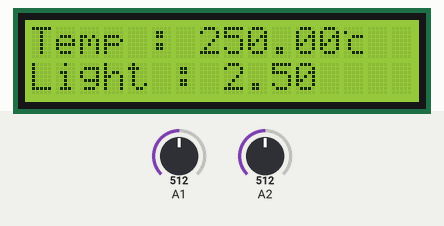
A sketch run on a simulated Arduino Mega 2560, built with avr-gcc and run on an emulated ATmega2560. Shown: 16×2 character LCD. The test bench sets the inputs (shaded band); at power-on: A1 = 512, A2 = 512. What the sketch prints to the serial monitor is not drawn.

Above: at 1.2 s.
1.3 s: A1 set to 716
At 2.8 s:
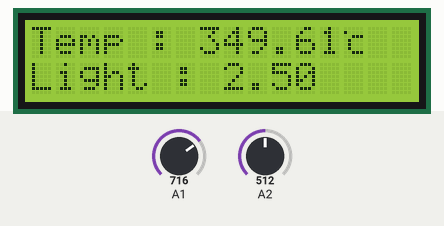
3.5 s: A2 set to 716
At 4.9 s:
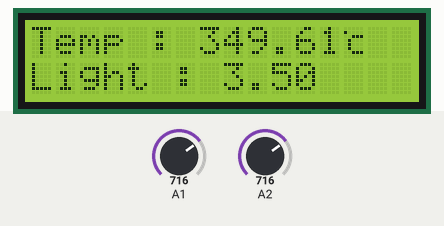
5.6 s: A1 set to 900
At 6.9 s:
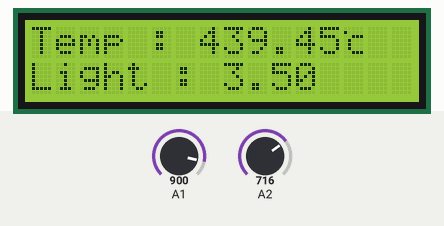
7.6 s: A2 set to 900
At 9.0 s:
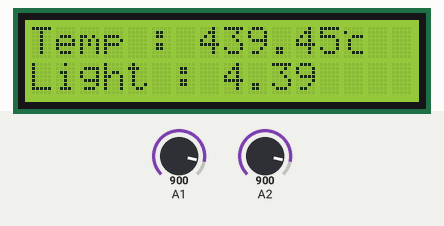
9.6 s: A1 set to 1023
At 11.1 s:
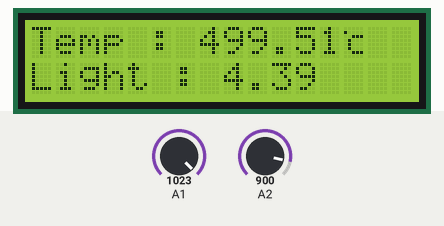
11.6 s: A2 set to 1023
At 13.1 s:
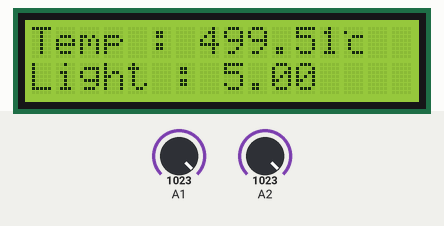
Timing chart, 0 to 14.6 s (numbered marks = the images above; inputs shaded):
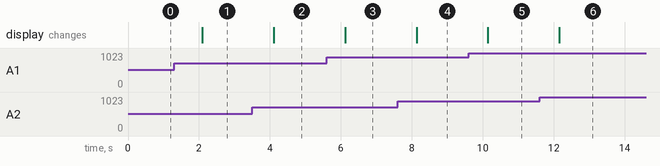

Measured:
- after the input at 1.3 s, the display: changes after 0.79 s (image 1)
- after the input at 3.5 s, the display: changes after 0.60 s (image 2)
- after the input at 5.6 s, the display: changes after 0.52 s (image 3)
- after the input at 7.6 s, the display: changes after 0.53 s (image 4)
- after the input at 9.6 s, the display: changes after 0.55 s (image 5)
- after the input at 11.6 s, the display: changes after 0.56 s (image 6)

The sketch:

hw8_2.ino
```cpp
#include <LiquidCrystal.h>

LiquidCrystal lcd(44, 45, 46, 47, 48, 49);

byte user1[8] = {
  B00000,
  B10000,
  B00111,
  B01000,
  B01000,
  B01000,
  B00111,
  B00000
};

void readTemperature (){
  int reading = analogRead(55);
  float voltage = reading *5.0/1024.0;
  float temp_C = voltage * 100;
  lcd.setCursor(0, 0);
  lcd.print("Temp : ");
  lcd.print(temp_C);
  lcd.write(byte(0));
  Serial.println(temp_C);
}

void readIlluminance(){
  int reading = analogRead(56);
  float voltage = reading *5.0 / 1024.0;
  lcd.setCursor(0, 1);
  lcd.print("Light : ");
  lcd.print(voltage);
}

void setup() {
  Serial.begin(9600);
  lcd.createChar(0, user1);
  lcd.begin(16, 2);
  lcd.clear();
}

void loop() {
  lcd.clear();
  readTemperature();
  readIlluminance();
  delay(1000);
}
```
